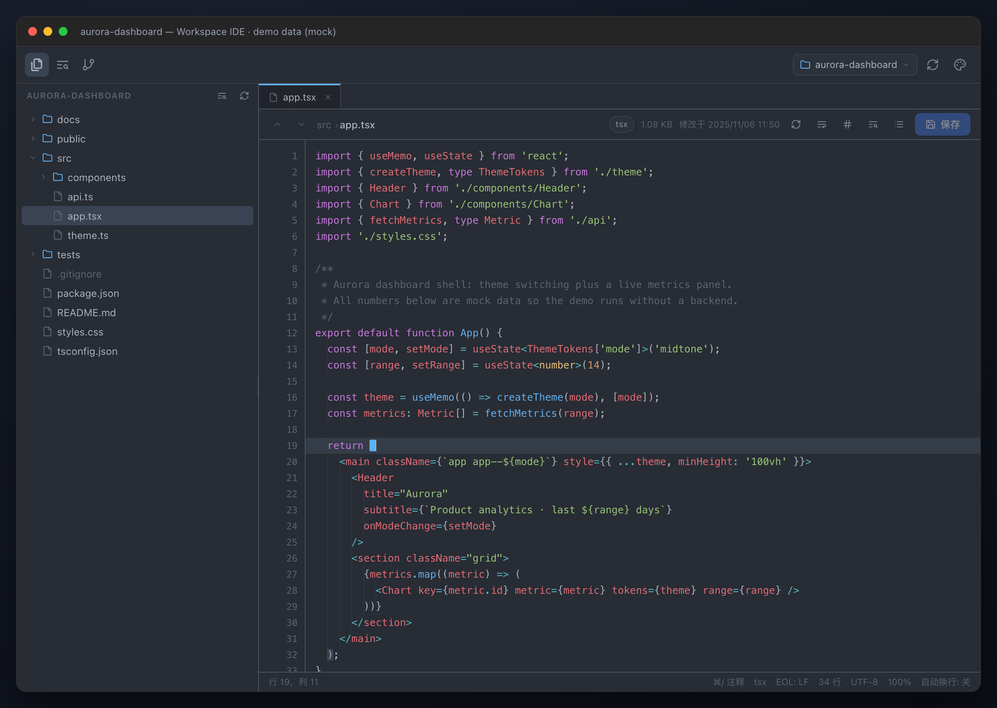
#> input picture docs/screenshot-brackets.png, 997 x 708 px, shrunk from 1800 x 1277 before the run; its folder holds 4 pictures in this run
$ python check-screenshots.py
#> lines starting #> are read from the running program, lines starting #| are printed output that depends on the picture
#!/usr/bin/env python3
"""Fail when a README screenshot is a blank window (regression guard for the
blank `screenshot-quick-open.png` incident).

Every docs/screenshot-*.png is a mock window: titlebar plus content. The script
crops the content area inside the window frame and requires real variance, so a
failed headless render (blank white panel) fails CI instead of shipping.

Requires Pillow (`python3 -m pip install pillow`).
"""

import glob
import sys
from pathlib import Path

from PIL import Image, ImageStat

MIN_STDDEV = 4.0
CONTENT_INSET = (60, 160, 60, 40)  # left, top, right, bottom


def check(path: Path) -> tuple[bool, float]:
    image = Image.open(path).convert('RGB')
    width, height = image.size
    if height <= CONTENT_INSET[1] + CONTENT_INSET[3] or width <= CONTENT_INSET[0] + CONTENT_INSET[2]:
        return False, 0.0
    crop = image.crop((CONTENT_INSET[0], CONTENT_INSET[1], width - CONTENT_INSET[2], height - CONTENT_INSET[3]))
    stddev = ImageStat.Stat(crop).stddev
    return max(stddev) >= MIN_STDDEV, round(max(stddev), 2)


def main() -> int:
    files = sorted(glob.glob('docs/screenshot-*.png'))
    if not files:
        print('screenshot check: no docs/screenshot-*.png found')
        return 1
    failures = 0
    for name in files:
        image = Image.open(name)
#> image is the input picture: PIL image 997x708 RGB; mean R, G, B 40.9, 44.3, 52.3
        if image.height < 300:
            print(f'screenshot check: skip  (partial strip) {name}')
            continue
        ok, score = check(Path(name))
#> in check, `crop = image.crop((CONTENT_INSET[0], CONTENT_INSET[1], width - CONTENT..`:
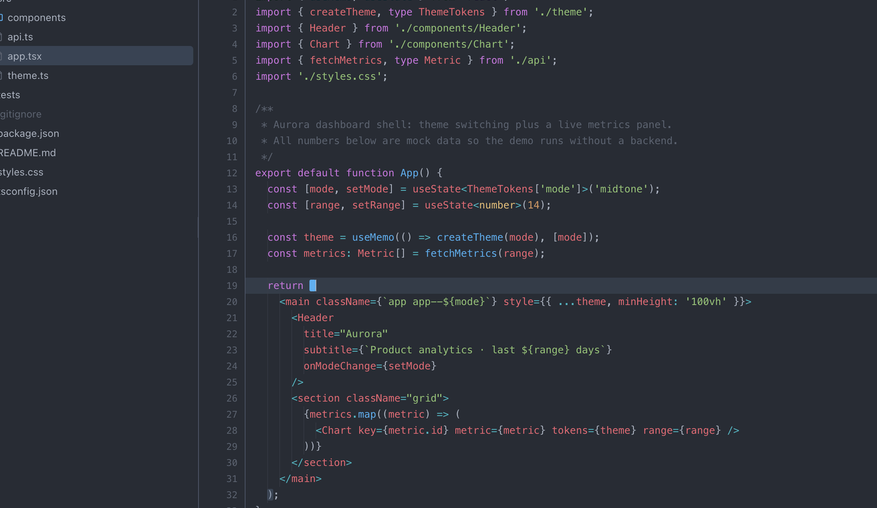
#> crop: PIL image 877x508 RGB; mean R, G, B 43.6, 46.9, 55.1
#> in check, `stddev = ImageStat.Stat(crop).stddev`: stddev = [17.19, 12.8, 13.56]
#> ok = True; score = 17.19
        status = 'ok' if ok else 'BLANK'
#> status = 'ok'
        print(f'screenshot check: {status:5s} stddev={score:5.2f} {name}')
#| screenshot check: ok    stddev=17.19 docs/screenshot-brackets.png
        if not ok:
            failures += 1
#> pass 2 of the loop in main, `for name in files:`:
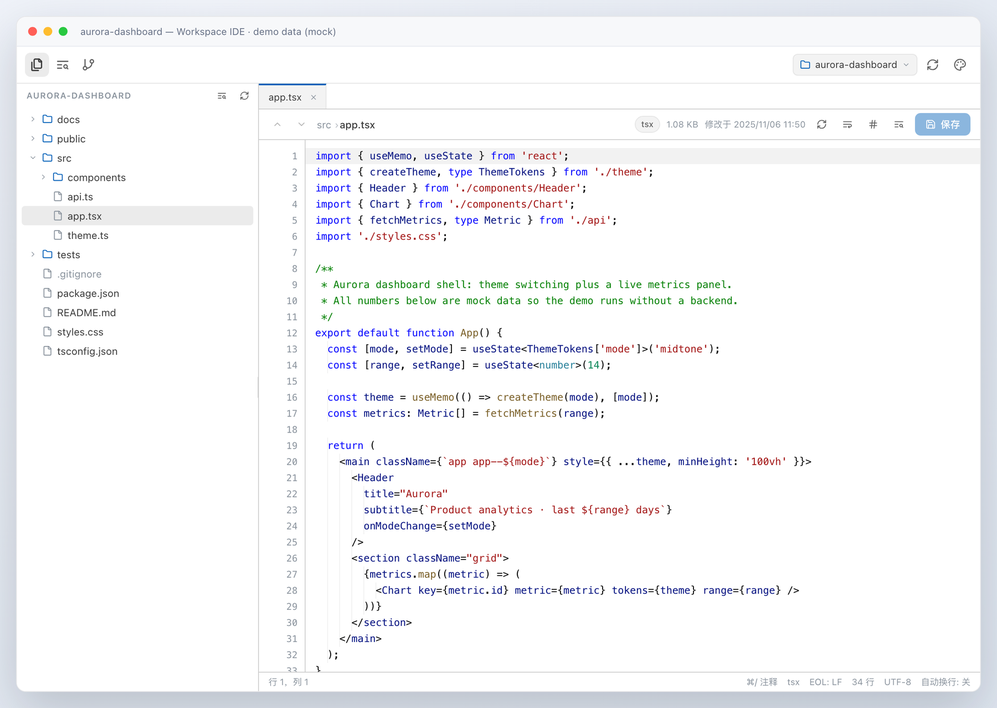
#> input picture docs/screenshot-files.png, 997 x 708 px, shrunk from 1800 x 1277 before the run
#> in main, image is the input picture: PIL image 997x708 RGB; mean R, G, B 246.2, 246.8, 248.5
#> in check (call 2), `crop = image.crop((CONTENT_INSET[0], CONTENT_INSET[1], width - CONTENT..`:
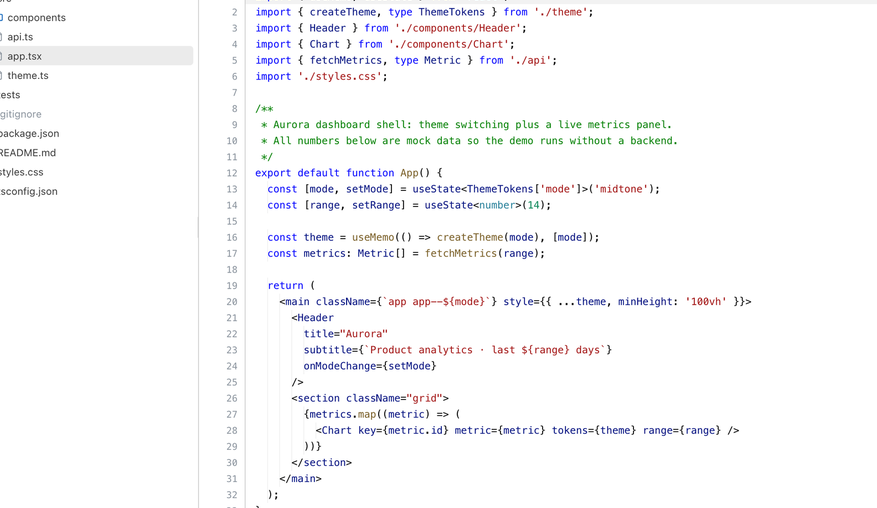
#> crop: PIL image 877x508 RGB; mean R, G, B 249, 248.9, 250.2
#> stddev = [27, 26.73, 22.69]
#> score = 27
#| screenshot check: ok    stddev=27.00 docs/screenshot-files.png
#> pass 3 of the loop in main, `for name in files:`:
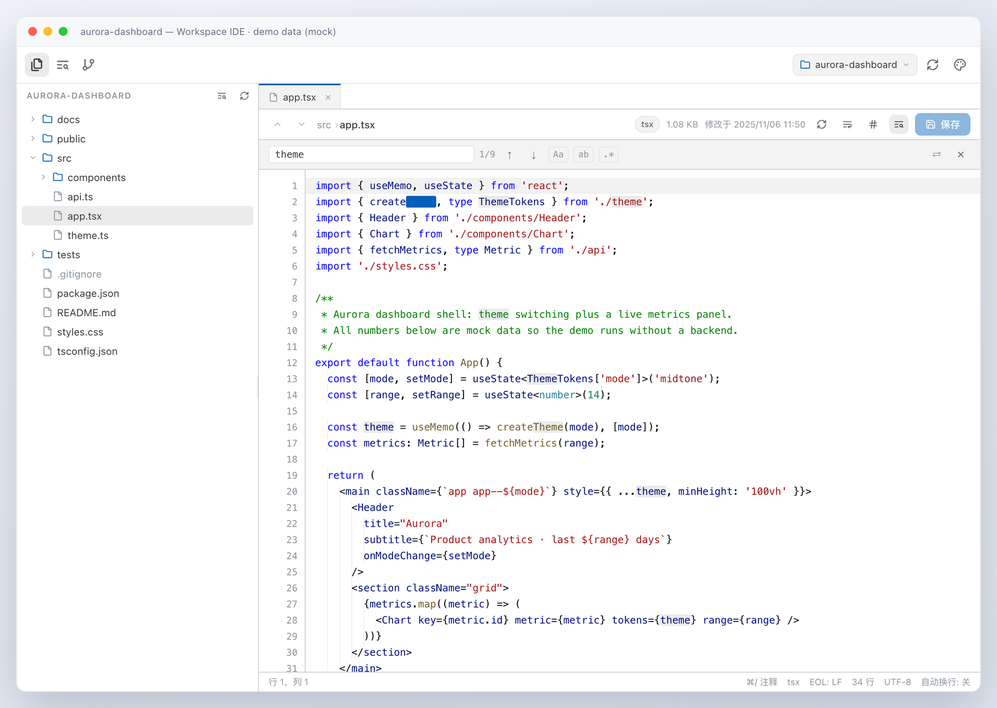
#> input picture docs/screenshot-find.png, 997 x 708 px, shrunk from 1800 x 1277 before the run
#> in main, image is the input picture: PIL image 997x708 RGB; mean R, G, B 245.7, 246.3, 248
#> in check (call 3), `crop = image.crop((CONTENT_INSET[0], CONTENT_INSET[1], width - CONTENT..`:
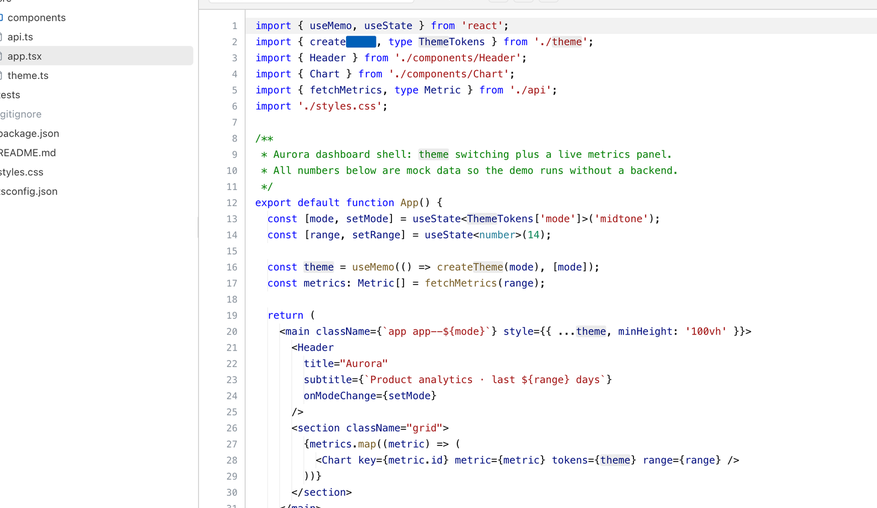
#> crop: PIL image 877x508 RGB; mean R, G, B 248.1, 248.1, 249.5
#> stddev = [28.24, 27.52, 23.05]
#> score = 28.24
#| screenshot check: ok    stddev=28.24 docs/screenshot-find.png
#> the loop made 4 passes; the first 3 are shown
    if failures:
        print(f'screenshot check: {failures} blank screenshot(s)')
        return 1
    print(f'screenshot check: {len(files)} screenshots look rendered')
    return 0


if __name__ == '__main__':
    sys.exit(main())
#> (the program exits here)
